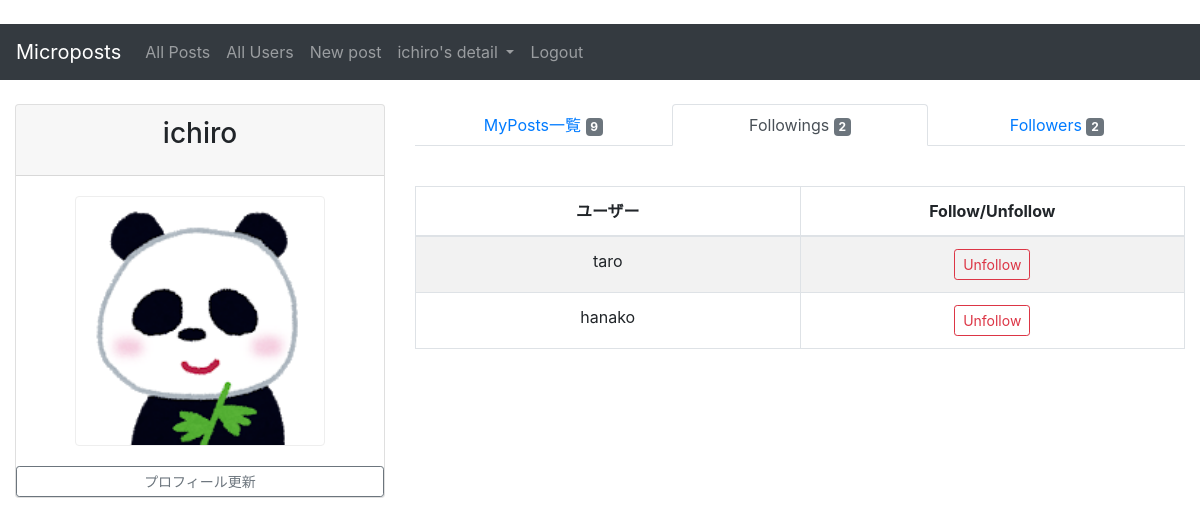
/microposts/following/ (signed in), run on the app's committed database.
### accounts/models.py (models this page shows, shortened)
class User(AbstractBaseUser, PermissionsMixin):
    username = models.CharField(max_length=50, unique=True)
    email = models.EmailField(max_length=50, unique=True)
    is_active = models.BooleanField(default=True)
    is_staff = models.BooleanField(default=False)
    avatar = models.ImageField(blank=True, null=True)
    EMAIL_FIELD = 'email'
    USERNAME_FIELD = 'username'
    REQUIRED_FIELDS = ['email']
    objects = UserManager()
    favourite_post = models.ManyToManyField(
        'microposts.Post', blank=True,
        verbose_name='お気に入りの投稿'
    )

### microposts/views.py (the view)
# urls.py: path('following/', FollowingView.as_view(), name='following'),
class FollowingView(LoginRequiredMixin, ListView): # 追加
    template_name = 'microposts/followings.html'
    model = Relationship
    def get_context_data(self, **kwargs):
        context = super().get_context_data(**kwargs)
        user = self.request.user
        context['my_posts_count'] = Post.objects.filter(owner_id=self.request.user).count()
        followings = (Relationship.objects.filter(follower_id=user.id)).values_list('following_id')
        context['following_list'] = User.objects.filter(id__in=followings)
        followers = (Relationship.objects.filter(following_id=user.id)).values_list('follower_id')
        context['follower_count'] = User.objects.filter(id__in=followers).count()
        return context

### templates/microposts/followings.html (shortened to what this page needs)
{% extends 'base.html' %}
{% load static %}
{% block content %}
    <div class="content-wrapper">
        <div class="container-fluid">
            <div class="row">
                <aside class="col-sm-4">
                    <div class="card">
                        <div class="card-header">
                            <h3 class="card-title text-center">{{ user.get_username }}</h3>
                        </div>
                        <div class="card-body">
                            {% if user.avatar %}
                                <img class="rounded img-fluid mx-auto d-block"
                                    src="{{ user.avatar.url }}" id="avatar-image" alt="avatar_image">
                            {% else %}
                                <img class="rounded img-fluid mx-auto d-block"
                                    src="{% static 'images/avator_default.png' %}" id="avatar-image" alt="avatar_image">
                            {% endif %}
                        </div>
                        <a class="btn btn-outline-secondary btn-sm"
                            href="{% url 'accounts:edit_profile' %}" role="button">プロフィール更新</a>
                    </div>
                </aside>
                <div class="col-sm-8">
                    <ul class="nav nav-tabs nav-justified mb-3">
                        <li class="nav-item"><a href="{% url 'microposts:myposts' %}" class="nav-link">MyPosts一覧
                            <span class="badge badge-secondary">{{ my_posts_count }}</span></a></li>
                        <li class="nav-item"><a href="{% url 'microposts:following' %}" class="nav-link active">Followings
                            <span class="badge badge-secondary">{{ following_list | length }}</span></a></li>
                        <li class="nav-item"><a href="{% url 'microposts:follower' %}" class="nav-link">Followers
                            <span class="badge badge-secondary">{{ follower_count }}</span></a></li>
                    </ul>
                    <div class="table table-responsive">
                        <table id='following_list'
                            class="table table-striped table-bordered table-hover">
                            <thead>
                            <tr>
                                <th class="text-center" style="width: 50%">ユーザー</th>
                                <th class="text-center" style="width: 50%">Follow/Unfollow</th>
                            </tr>
                            </thead>
                            <tbody>
                            {% for item in following_list %}
                                <tr class="text">
                                    <td class="text-center">{{ item.username }}</td>
                                    <td class="text-center align-middle">
                                        <form action="{% url 'accounts:rm_relation' pk=item.id %}" method="post">
                                                <button type="submit" class="btn btn-outline-danger btn-sm" name="button">
                                                    Unfollow
                                                </button>
                                        </form>
                                    </td>
                                </tr>
                            {% endfor %}
                            </tbody>
                        </table>
                    </div>
                </div>
            </div>
        </div>
    </div>
{% endblock %}

### templates/base.html (shortened to what this page needs)
{% load static %}
<!DOCTYPE html>
<html lang="ja">
<head>
    <link rel="stylesheet" href="https://stackpath.bootstrapcdn.com/bootstrap/4.3.1/css/bootstrap.min.css"
>
    <link rel="stylesheet" href="{% static 'CSS/style.css' %}">
    <link rel="stylesheet" href="{% static 'CSS/magnific-popup.css' %}">
    {% load bootstrap4 %}
</head>
<body>
<header class="mb-4">
    <nav class="navbar navbar-expand-sm navbar-dark bg-dark">
        <a class="navbar-brand" href="#">Microposts</a>
        <div class="collapse navbar-collapse" id="navbarSupportedContent">
            <ul class="navbar-nav navbar-left">
            {% if user.is_authenticated %}
                <li class="nav-item">
                    <a class="nav-link" href="{% url 'microposts:postlist' %}">All Posts</a>
                </li>
                <li class="nav-item">
                    <a class="nav-link" href="{% url 'accounts:userlist' %}">All Users</a>
                </li>
                <li class="nav-item">
                    <a class="nav-link" href="{% url 'microposts:create' %}">New post</a>
                </li>
                <li class="nav-item dropdown">
                    <a class="nav-link dropdown-toggle" href="#" id="navbarDropdownMenuLink" role="button"
                    data-toggle="dropdown" aria-haspopup="true" aria-expanded="false">
                        {{ user.username }}'s detail </a>
                </li>
            {% endif %}
            </ul>
            <ul class="navbar-nav navbar-right">
            {% if user.is_authenticated %}
                <li class="nav-item">
                    <a class="nav-link" href="{% url 'accounts:logout' %}">Logout</a>
                </li>
            {% endif %}
            </ul>
        </div>
    </nav>
</header>
{% block content %}
{% endblock content %}
<link rel="stylesheet" href="https://rawgit.com/enyo/dropzone/master/dist/dropzone.css">
</body>
</html>

### static/CSS/style.css (style rules this page uses)
#avatar-image { height: 250px; width: 250px; object-fit: cover; border-radius: 20%; border: 1px solid #eee; }

### data on the page
User: username "ichiro", get_username "ichiro", avatar (picture)
User: username "taro"
User: username "hanako"

### other printed values
{{ my_posts_count }} "9"
{{ following_list | length }} "2"
{{ follower_count }} "2"
